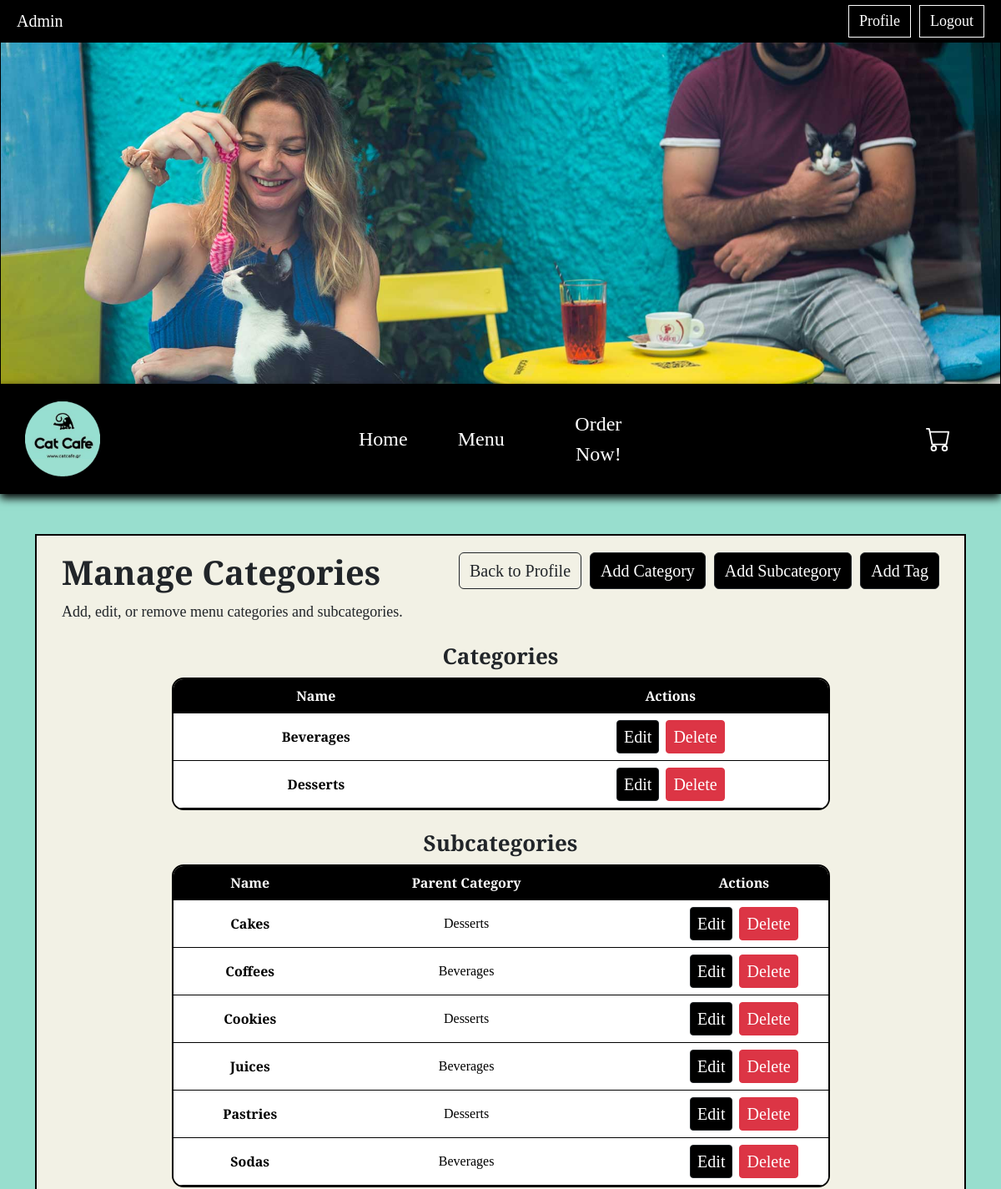
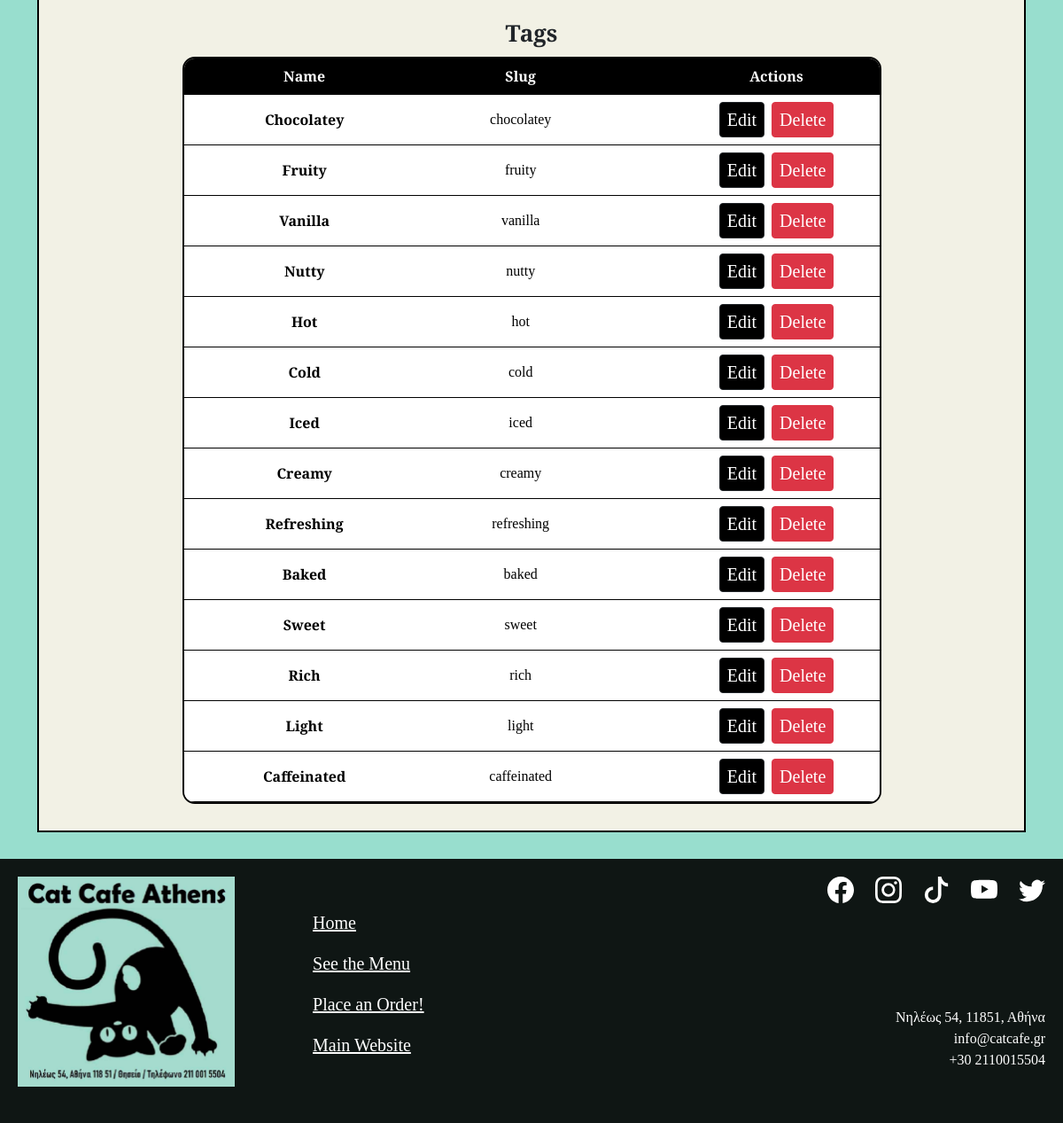
Screenshot of /menu/admin/categories/ (signed in) with the database file from the repository (2 pictures, top to bottom).
### catalog/models.py (models this page shows, shortened)
class Category(models.Model):
    name = models.CharField(max_length=50, unique=True)
    slug = models.SlugField(unique=True)
    class Meta:
        ordering = ['name']
        verbose_name = "Category"
        verbose_name_plural = "Categories"

class SubCategory(models.Model):
    category = models.ForeignKey(Category, on_delete=models.CASCADE, related_name='subcategories')
    name = models.CharField(max_length=50)
    slug = models.SlugField()
    class Meta:
        ordering = ['name']
        unique_together = ('category', 'slug')
        verbose_name = "Subcategory"
        verbose_name_plural = "Subcategories"

class Tag(models.Model):
    name = models.CharField(max_length=50, unique=True)
    slug = models.SlugField(unique=True)

### catalog/views.py (the view)
# urls.py: path('admin/categories/', views.manage_categories, name='manage_categories'),
@staff_member_required
def manage_categories(request):
    categories = Category.objects.all()
    subcategories = SubCategory.objects.select_related('category').all()
    tags = Tag.objects.all()
    return render(request, 'catalog/admin/manage_categories.html', {
        'categories': categories,
        'subcategories': subcategories,
        'tags': tags,
    })

### catalog/templates/catalog/admin/manage_categories.html (shortened to what this page needs)
{% extends 'base.html' %}
{% load static %}
{% block extra_css %}
<link rel="stylesheet" href="{% static 'css/management.css' %}">
{% endblock %}
{% block content %}
<div class="container mt-5 management-page">
    <div class="beige-box management-box">
        <div class="management-header">
            <div class="management-title-group">
                <h1>Manage Categories</h1>
                <p class="management-subtitle">Add, edit, or remove menu categories and subcategories.</p>
            </div>
            <div class="management-actions">
                <a href="{% url 'accounts:profile' %}" class="btn btn-outline-dark">Back to Profile</a>
                <a href="{% url 'catalog:add_category' %}" class="btn btn-dark">Add Category</a>
                <a href="{% url 'catalog:add_subcategory' %}" class="btn btn-dark">Add Subcategory</a>
                <a href="{% url 'catalog:add_tag' %}" class="btn btn-dark">Add Tag</a>
            </div>
        </div>
        <h2>Categories</h2>
        <div class="table-responsive management-table-wrapper mb-4 category-table-wrapper">
            <table class="table management-table align-middle">
                <thead>
                    <tr>
                        <th>Name</th>
                        <th>Actions</th>
                    </tr>
                </thead>
                <tbody>
                    {% for category in categories %}
                        <tr>
                            <td class="fw-bold">{{ category.name }}</td>
                            <td>
                                <div class="table-action-buttons">
                                    <a href="{% url 'catalog:edit_category' category.pk %}" class="btn btn-dark btn-sm">Edit</a>
                                    <a href="{% url 'catalog:delete_category' category.pk %}" class="btn btn-danger btn-sm">Delete</a>
                                </div>
                            </td>
                        </tr>
                    {% empty %}
                        <tr>
                            <td colspan="2" class="text-center py-4">No categories found.</td>
                        </tr>
                    {% endfor %}
                </tbody>
            </table>
        </div>
        <h2>Subcategories</h2>
        <div class="table-responsive management-table-wrapper category-table-wrapper">
            <table class="table management-table align-middle">
                <thead>
                    <tr>
                        <th>Name</th>
                        <th>Parent Category</th>
                        <th>Actions</th>
                    </tr>
                </thead>
                <tbody>
                    {% for subcategory in subcategories %}
                        <tr>
                            <td class="fw-bold">{{ subcategory.name }}</td>
                            <td>{{ subcategory.category.name }}</td>
                            <td>
                                <div class="table-action-buttons">
                                    <a href="{% url 'catalog:edit_subcategory' subcategory.pk %}" class="btn btn-dark btn-sm">Edit</a>
                                    <a href="{% url 'catalog:delete_subcategory' subcategory.pk %}" class="btn btn-danger btn-sm">Delete</a>
                                </div>
                            </td>
                        </tr>
                    {% empty %}
                        <tr>
                            <td colspan="3" class="text-center py-4">No subcategories found.</td>
                        </tr>
                    {% endfor %}
                </tbody>
            </table>
        </div>
        <h2 class="mt-4">Tags</h2>
        <div class="table-responsive management-table-wrapper category-table-wrapper">
            <table class="table management-table align-middle">
                <thead>
                    <tr>
                        <th>Name</th>
                        <th>Slug</th>
                        <th>Actions</th>
                    </tr>
                </thead>
                <tbody>
                    {% for tag in tags %}
                        <tr>
                            <td class="fw-bold">{{ tag.name }}</td>
                            <td>{{ tag.slug }}</td>
                            <td>
                                <div class="table-action-buttons">
                                    <a href="{% url 'catalog:edit_tag' tag.pk %}" class="btn btn-dark btn-sm">Edit</a>
                                    <a href="{% url 'catalog:delete_tag' tag.pk %}" class="btn btn-danger btn-sm">Delete</a>
                                </div>
                            </td>
                        </tr>
                    {% empty %}
                        <tr>
                            <td colspan="3" class="text-center py-4">No tags found.</td>
                        </tr>
                    {% endfor %}
                </tbody>
            </table>
        </div>
    </div>
</div>
{% endblock %}

### static/css/main.css (style rules this page uses)
body { margin: 0; background-color: #98DECE; font-family: "Bree Serif", serif; }
h1 { text-align: center; font-size: 40px; font-weight: bold; margin-top: 20px; margin-bottom: 10px; }
h2 { text-align: center; font-size: 26px; font-weight: bold; margin-bottom: 10px; }
.beige-box { border: 2px solid black; background-color: #F2F1E5; padding: 0 30px; }
.btn { font-size: 20px; }
.btn-dark { background-color: black; }

### static/css/management.css (style rules this page uses)
.management-box { border: 2px solid black; padding-bottom: 30px; }
.management-header { display: flex; justify-content: space-between; align-items: flex-start; gap: 20px; margin-bottom: 24px; }
.management-title-group { display: flex; flex-direction: column; }
.management-page .management-header h1 { display: block; width: auto; text-align: left; }
.management-subtitle { font-size: 18px; margin-bottom: 0; }
.management-actions { display: flex; gap: 10px; flex-wrap: wrap; justify-content: flex-end; margin-top: 20px; }
.management-table-wrapper { border: 2px solid black; border-radius: 14px; overflow: auto; background-color: #F2F1E5; }
.management-table { margin-bottom: 0; min-width: 850px; }
.management-table thead th { background-color: black; color: white; border-color: black; text-align: center; vertical-align: middle; }
.management-table tbody td { border-color: black; text-align: center; vertical-align: middle; }
.table-action-buttons { display: flex; justify-content: center; gap: 8px; }
.category-table-wrapper { max-width: 75%; margin-left: auto; margin-right: auto; }

### rows the page displays
Category: name "Beverages"
Category: name "Desserts"
SubCategory: name "Cakes", category.name "Desserts"
SubCategory: name "Coffees", category.name "Beverages"
SubCategory: name "Cookies", category.name "Desserts"
SubCategory: name "Juices", category.name "Beverages"
SubCategory: name "Pastries", category.name "Desserts"
SubCategory: name "Sodas", category.name "Beverages"
Tag: name "Chocolatey", slug "chocolatey"
Tag: name "Fruity", slug "fruity"
Tag: name "Vanilla", slug "vanilla"
Tag: name "Nutty", slug "nutty"
Tag: name "Hot", slug "hot"
Tag: name "Cold", slug "cold"
Tag: name "Iced", slug "iced"
Tag: name "Creamy", slug "creamy"
Tag: name "Refreshing", slug "refreshing"
Tag: name "Baked", slug "baked"
Tag: name "Sweet", slug "sweet"
Tag: name "Rich", slug "rich"
Tag: name "Light", slug "light"
Tag: name "Caffeinated", slug "caffeinated"
